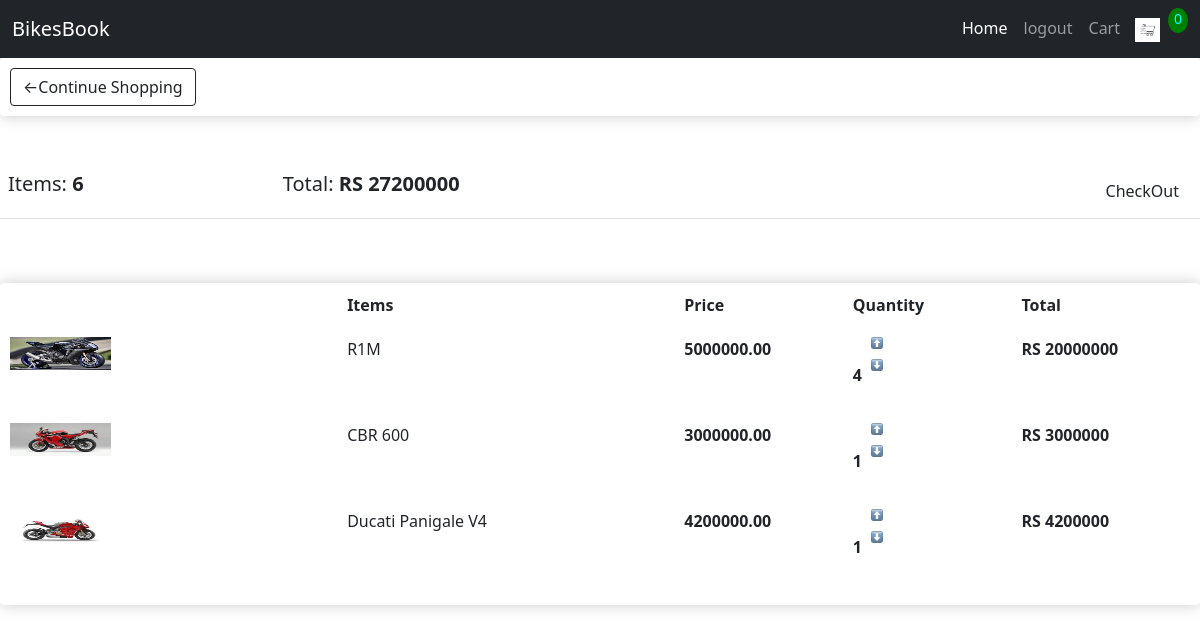
The page /cart/ (signed in) on the database its author committed.
### home/models.py (models this page shows, shortened)
class Order(models.Model):
    customer=models.ForeignKey(Customer, on_delete=models.SET_NULL, blank=True,null=True)
    date_of_order= models.DateTimeField(auto_now_add=True)
    complete=models.BooleanField(default=False, null=True,blank=True)
    Transaction_id= models.CharField(max_length=100)
    @property
    def get_cart_total(self):
        orderitems = self.orderitems_set.all()
        total = sum([item.get_total for item in orderitems])
        return total
    @property
    def get_cart_total_items(self):
        orderitems = self.orderitems_set.all()
        total = sum([item.quantity for item in orderitems])
        return total

class OrderItems(models.Model):
    product=models.ForeignKey(Product, on_delete=models.SET_NULL, blank=True,null=True)
    order=models.ForeignKey(Order, on_delete=models.SET_NULL, blank=True,null=True)
    quantity= models.IntegerField(default=0, null=True,blank=True)
    date_added = models.DateTimeField(auto_now_add=True)
    @property
    def get_total(self):
        total = self.product.price  * self.quantity
        return total

class Product(models.Model):
    name=models.CharField(max_length=100)
    price=models.IntegerField(null=True)
    digital=models.BooleanField(default=False, blank=False)
    image=models.ImageField(null=True, blank=True)
    @property
    def imageurl(self):
        try:
            url = self.image.url
        except:
            url=''
        return url

### home/views.py (the view, shortened to what this page needs)
# urls.py: path('cart/', views.cart, name='cart'),
def cart(request):
    if request.user.is_authenticated:
        customer = request.user.customer
        order, created = Order.objects.get_or_create(customer=customer, complete=False)
        items = order.orderitems_set.all()
    context={'items':items, 'order':order, 'shipping':False}
    return render(request, 'cart.html',context)

### templates/cart.html (shortened to what this page needs)
{% extends 'nav.html' %}
{% load static %}
{% block content %}
<link rel="stylesheet" href="{% static 'home.css' %}">
<div class="row">
    <div class="col-lg-12">
        <div class="box-element">
            <a class=" btn btn-outline-dark "href="{% url 'home' %}">&#x2190;Continue Shopping</a>
        </div>
       <br>
       <br>
        <table class="table">
            <tr>
                <th><h5>Items: <strong>{{order.get_cart_total_items}}</strong></h5></th>
                <th><h5>Total: <strong>RS {{order.get_cart_total}}</strong></h5></th>
                <th>
                    <a style="float: right" class="btn btn-sucess" href="{% url 'checkout' %}"> CheckOut </a>
                </th>
            </tr>
        </table>
        <br>
        <br>
        <div class="box-element">
            <div class="cart-row">
                <div style="flex: 2;"></div>
                <div style="flex: 2;"><strong>Items</strong></div>
                <div style="flex: 1;"><strong>Price</strong></div>
                <div style="flex: 1;"><strong>Quantity</strong></div>
                <div style="flex: 1;"><strong>Total</strong></div>
            </div>
            {% for item in items %}
            <div class="cart-row">
                <div style="flex: 2;"><img class="image" src="{{item.product.imageurl}}" alt=""></div>
                <div style="flex: 2;">{{item.product.name}}</div>
                <div style="flex: 1;"><strong>{{item.product.price|floatformat:2}}</strong></div>
                <div style="flex: 1;"><strong>
                    <p class="quantity">{{item.quantity}}
                    </p>
                    <div class="quantity">
                        <img data-product="{{item.product.id}}"  data-action="add" class="chg-quantity update-cart" src="{% static 'images/up.png' %}" alt="">
                        <img data-product="{{item.product.id}}"  data-action="remove" class="chg-quantity update-cart" src="{% static 'images/down.png' %}" alt="">
                    </div>
                </strong></div>
                <div style="flex: 1;"><strong>RS {{item.get_total}}</strong></div>
            </div>
            {% endfor %}
        </div>
    </div>
</div>
{% endblock %}

### static/home.css (style rules this page uses)
.box-element { box-shadow: hsl(0, 0%, 80%) 0 0 16px; background-color: #fff; border-radius: 4px; padding: 10px; }
.image { width: 100%; height: 200px; margin-top: 20px; }

### templates/cart.html (style rules this page uses)
.box-element { box-shadow: hsl(0, 0%, 80%) 0 0 16px; background-color: #fff; border-radius: 4px; padding: 10px; }
.cart-row { display: flex; align-items: flex-stretch; padding-bottom: 10px; margin-bottom: 10px; border-bottom: 10px; }
.quantity { display: inline-block; font-weight: 700; padding-right: 5px; }
.chg-quantity { width: 12px; cursor: pointer; display: block; margin-top: 0px; padding-top: 0px; margin-bottom: 10px; }
.image { width: 30%; height: 50%; margin-top: 0px; }

### rows shown on the page
Order: get_cart_total_items "6", get_cart_total "27200000"
OrderItems: product.imageurl (picture), product.name "R1M", product.price "5000000.00", quantity "4", get_total "20000000"
OrderItems: product.imageurl (picture), product.name "CBR 600", product.price "3000000.00", quantity "1", get_total "3000000"
OrderItems: product.imageurl (picture), product.name "Ducati Panigale V4", product.price "4200000.00", quantity "1", get_total "4200000"
